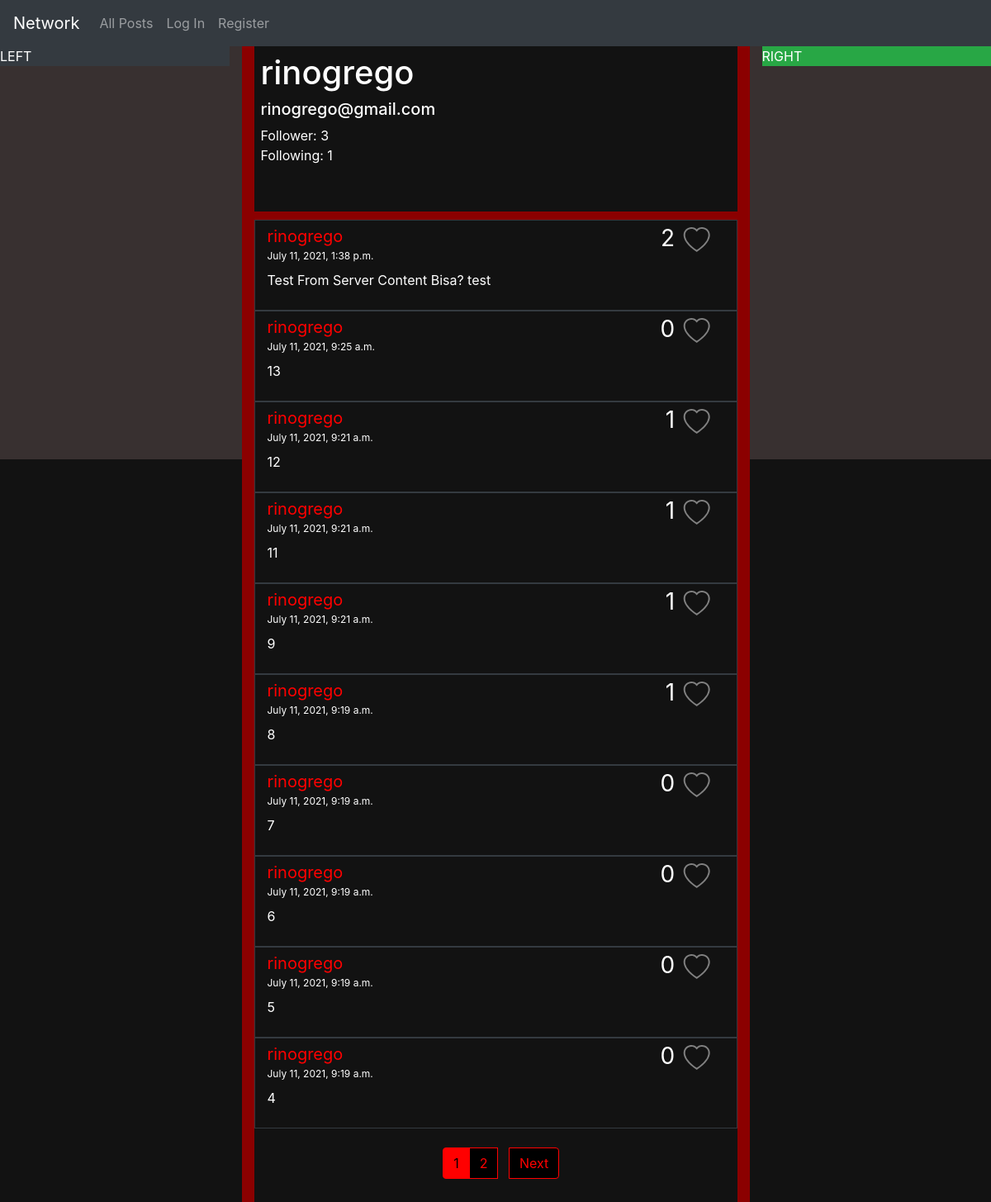
Page /profile/rinogrego on the committed database.
### network/models.py (models this page shows, shortened)
class User(AbstractUser):
    follows = models.ManyToManyField("self", related_name="followers", symmetrical=False, blank=True)
    pass

class Post(models.Model):
    author = models.ForeignKey(User, on_delete=models.CASCADE, related_name="posts")
    content = models.TextField(max_length=400)
    date = models.DateTimeField(auto_now_add=True)
    def is_liked(self):
        return False  # this may change depending on whether the user like the post or not.

### network/views.py (the view)
# urls.py: path("profile/<str:profile_name>", views.view_profile, name="view_profile"),
def view_profile(request, profile_name):
    account = User.objects.get(username=profile_name)
    name = account.username
    email = account.email
    follower = account.followers.count()
    following = account.follows.count()
    try:
        account.followers.get(id=request.user.id)
        follow_status = True
    except:
        follow_status = False
    try:
        request.user.followers.get(id=account.id)
        followed_status = True
    except:
        followed_status = False
    posts = Post.objects.filter(author=account)
    posts = posts.order_by("-date").all()
    for post in posts:
        try:
            Like.objects.get(user=request.user, post=post)
            post.is_liked = True
        except:
            pass
    paginator = Paginator(posts, 10)
    page_number = request.GET.get('page', 1)
    page_obj = paginator.get_page(page_number)
    first_half_page = int(page_number) - 3
    if first_half_page < 1:
        first_half_page = 1
    second_half_page = int(page_number) + 4
    paginator_length = []
    for i in range(first_half_page, second_half_page):
        paginator_length.append(i)
    paginator_max = paginator.num_pages + 1
    return render(request, "network/profile.html", {
        "name": name,
        "email": email,
        "follower": follower,
        "following": following,
        "follow_status": follow_status,
        "followed_status": followed_status,
        "Posts": page_obj,
        "Paginator_max": paginator_max,
        "Paginator_Length": paginator_length
    })

### network/templates/network/profile.html (shortened to what this page needs)
{% extends "network/layout.html" %}
{% load static %}
{% block body %}
  <div class="profile-data-container p-2">
    <div class="row">
      <div class="col-lg-4 col-md-4 col-sm-4">
        <h1>{{ name }}</h1>
      </div>
    </div>
    <div class="row">
      <div class="col-lg-3 col-md-3 col-sm-3">
        <h5>{{ email }}</h5>
      </div>
    </div>
    <div class="row">
      <div class="col-lg-4 col-md-4 col-sm-4">
        Follower: {{ follower }} &nbsp; Following: {{ following }} &nbsp;
      </div>
    </div>
  </div>
  <br><br>
  <div class="custom-separator"></div>
  <div class="posts-container" id="posts-container">
    {% for post in Posts %}
    <div class="post-container container-fluid pb-4 border border-dark">
        <div class="row">
            <div class="col-lg-6 col-md-6 col-sm-6 mb-2 mt-1">
                <div class="post-author"> <a href="{% url 'view_profile' post.author %}">{{ post.author }}</a> </div>
                <div class="post-date" style="font-size: 12px;">{{ post.date }}</div>
            </div>
            <div class="col-lg-6 col-md-6 col-sm-6">
                {% if not post.is_liked %}
                    <a id="like-{{post.id}}-a-tag" class="like-a-tag" onclick="send_like( `{{post.id}}`, `{% url 'like' post.id %}` );">
                        <span>
                            <svg id="like-{{post.id}}-button-svg" xmlns="http://www.w3.org/2000/svg" height="32" fill="gray" class="bi bi-heart mt-2 w-25 float-right" viewBox="0 0 16 16" >
                                <path id="like-{{post.id}}-button-svg-path-line" class="like-button-svg-path-line" d="m8 2.748-.717-.737C5.6.281 2.514.878 1.4 3.053c-.523 1.023-.641 2.5.314 4.385.92 1.815 2.834 3.989 6.286 6.357 3.452-2.368 5.365-4.542 6.286-6.357.955-1.886.838-3.362.314-4.385C13.486.878 10.4.28 8.717 2.01L8 2.748zM8 15C-7.333 4.868 3.279-3.04 7.824 1.143c.06.055.119.112.176.171a3.12 3.12 0 0 1 .176-.17C12.72-3.042 23.333 4.867 8 15z"/>
                                <path id="like-{{post.id}}-button-svg-path-fill" class="like-button-svg-path-fill"  fill-rule="evenodd" d="M8 1.314C12.438-3.248 23.534 4.735 8 15-7.534 4.736 3.562-3.248 8 1.314z" style="display: none;"/>
                            </svg>
                        </span>
                    </a>
                    {% endif %}
                <a id="post-{{post.id}}-like-count" class="float-right d-inline-block" style="font-size: 28px; text-align: center; margin-right: -6px"> {{ post.likes.count }} </a>
            </div>
        </div>
        <div class="post-content" id="post-{{post.id}}-content">
            <a id="post-{{post.id}}-content-value">{{ post.content }}</a>
        </div>
    </div>
    {% endfor %}
  </div>
  <div class="container">
      <div class="row" style="height: 100px">
          <div class="col-lg-3 col-md-3 col-sm-3"></div>
          <div class="col-lg-6 col-md-6 col-sm-6 float d-flex justify-content-center align-items-center">
              {% if Posts.has_other_pages %}
              <nav aria-label="Page navigation example">
                  <ul class="pagination">
                      {% for i in Paginator_Length %}
                          {% if Posts.number == i %}
                              <li class="page-item active paginator-list-active inActiveLink"><a class="page-link" href="?page={{ i }}">{{ i }}</a></li>
                          {% elif i < Paginator_max %}
                              <li class="page-item paginator-list"><a class="page-link" href="?page={{ i }}">{{ i }}</a></li>
                          {% endif %}
                      {% endfor %}
                      {% if Posts.has_next %}
                          <li class="page-item"><a class="page-link" href="?page={{ Posts.next_page_number }}">Next</a></li>
                      {% endif %}
                  </ul>
              </nav>
              {% endif %}
          </div>
          <div class="col-lg-3 col-md-3 col-sm-3"></div>
      </div>
  </div>
{% endblock %}

### network/templates/network/layout.html (shortened to what this page needs)
{% load static %}
<!DOCTYPE html>
<html lang="en">
    <head>
        <link rel="stylesheet" href="https://stackpath.bootstrapcdn.com/bootstrap/4.4.1/css/bootstrap.min.css">
        <link rel="stylesheet" href="https://pro.fontawesome.com/releases/v5.10.0/css/all.css"/>
        <link href="{% static 'network/styles2.css' %}" rel="stylesheet">
    </head>
    <body>
        <nav class="navbar navbar-expand-lg navbar-dark bg-dark">
            <a class="navbar-brand" href="#">Network</a>
            <div>
              <ul class="navbar-nav mr-auto">
                <li class="nav-item">
                  <a class="nav-link" href="{% url 'index' %}">All Posts</a>
                </li>
                {% if user.is_authenticated %}
                    <li class="nav-item">
                        <a class="nav-link" href="{% url 'following' %}">Following</a>
                    </li>
                    <li class="nav-item">
                        <a class="nav-link" href="{% url 'logout' %}">Log Out</a>
                    </li>
                {% else %}
                    <li class="nav-item">
                        <a class="nav-link" href="{% url 'login' %}">Log In</a>
                    </li>
                    <li class="nav-item">
                        <a class="nav-link" href="{% url 'register' %}">Register</a>
                    </li>
                {% endif %}
              </ul>
            </div>
          </nav>
          <div class="body">
            <div class="row-container" style="height: 500px; background-color: rgb(56, 48, 48); overflow: break-word;">
                <div class="row body-row">
                    <div class="col-lg-3 col-md-3 col-sm-3" style="color:white">
                        <section class="left bg-dark">
                            LEFT
                        </section>
                    </div>
                    <div class="col-lg-6 col-md-6 col-sm-6" style="color:white; background-color: darkred;">
                        <section class="mid" style="background-color: #121212;">
                            {% block body %}
                            {% endblock %}
                        </section>
                    </div>
                    <div class="col-lg-3 col-md-3 col-sm-3" style="color:white">
                        <section class="right bg-success">
                            RIGHT
                        </section>
                    </div>
                </div>
            </div>
        </div>
    </body>
</html>

### network/static/network/styles2.css (style rules this page uses)
html { background: #121212; }
.post-author a { text-decoration: none; color: red; font-size: 20px; }
.like-a-tag { cursor: pointer; }
.custom-separator { height: 10px; background-color:darkred; }
.pagination > li > a { color:red; background-color: black; border: red 1px solid; }
.pagination > .active > a { color: black !important; background-color: red !important; border: red 1px solid !important; }
.inActiveLink { pointer-events: none; cursor: default; }

### rows in the picture
User: username "rinogrego", email "rinogrego@gmail.com"
Post: author "rinogrego", date "July 11, 2021, 1:38 p.m.", likes.count "2", content "Test From Server Content Bisa? test"
Post: author "rinogrego", date "July 11, 2021, 9:25 a.m.", likes.count "0", content "13"
Post: author "rinogrego", date "July 11, 2021, 9:21 a.m.", likes.count "1", content "12"
Post: author "rinogrego", date "July 11, 2021, 9:21 a.m.", likes.count "1", content "11"
Post: author "rinogrego", date "July 11, 2021, 9:21 a.m.", likes.count "1", content "9"
Post: author "rinogrego", date "July 11, 2021, 9:19 a.m.", likes.count "1", content "8"
Post: author "rinogrego", date "July 11, 2021, 9:19 a.m.", likes.count "0", content "7"
Post: author "rinogrego", date "July 11, 2021, 9:19 a.m.", likes.count "0", content "6"
Post: author "rinogrego", date "July 11, 2021, 9:19 a.m.", likes.count "0", content "5"
Post: author "rinogrego", date "July 11, 2021, 9:19 a.m.", likes.count "0", content "4"

### other values in the picture
{{ follower }} "3"
{{ following }} "1"
{{ i }} "1"
{{ i }} "2"
